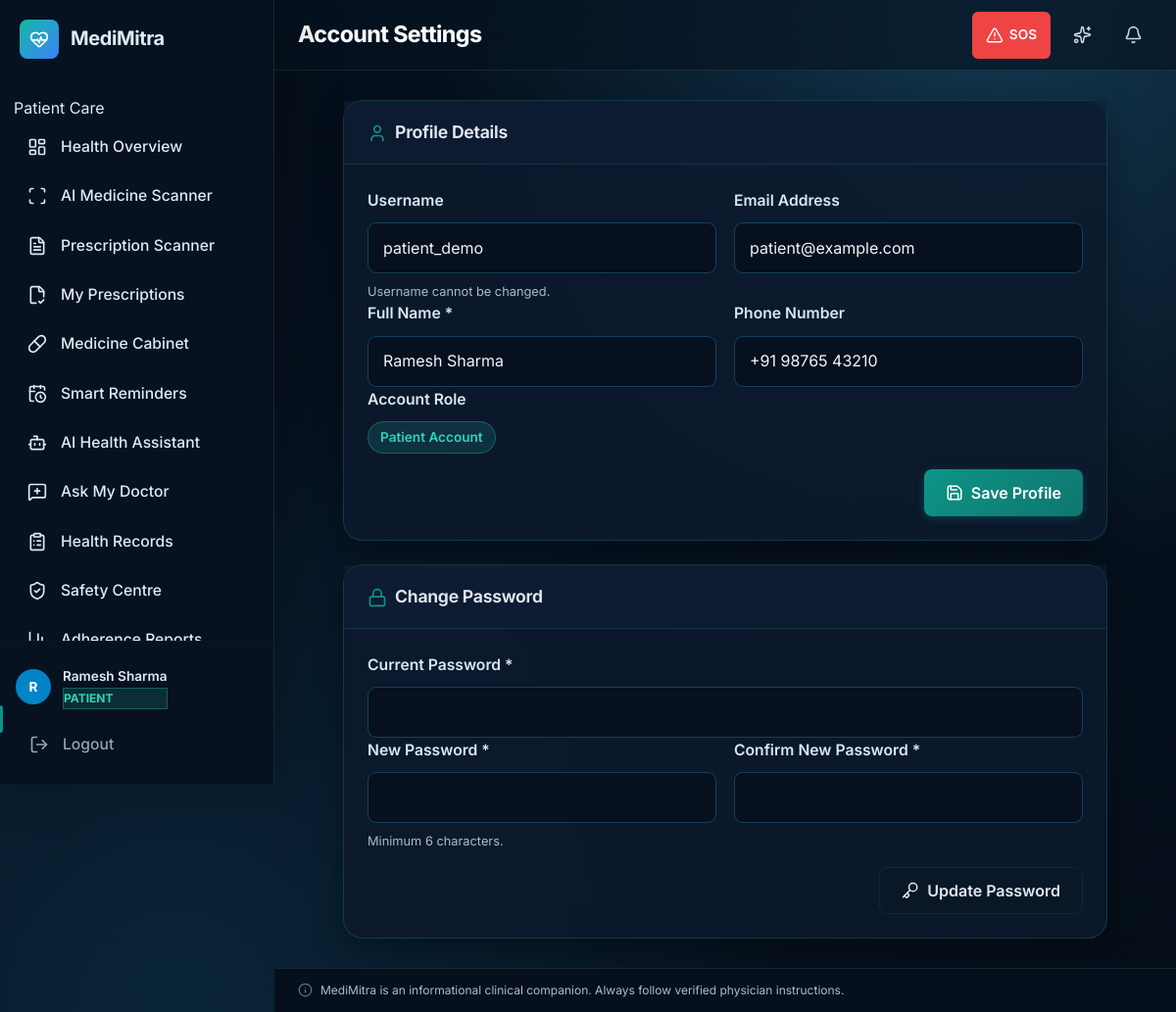
Page /settings (signed in) on the committed database.
### tables this page shows
CREATE TABLE users (
    id INTEGER PRIMARY KEY AUTOINCREMENT,
    username TEXT UNIQUE NOT NULL,
    email TEXT UNIQUE NOT NULL,
    password_hash TEXT NOT NULL,
    full_name TEXT NOT NULL,
    role TEXT NOT NULL DEFAULT 'patient',  -- 'patient' or 'caregiver'
    phone TEXT,
    created_at TIMESTAMP DEFAULT CURRENT_TIMESTAMP,
    updated_at TIMESTAMP DEFAULT CURRENT_TIMESTAMP
, is_active INTEGER DEFAULT 1, language TEXT DEFAULT en, auto_camera INTEGER DEFAULT 1);

### routes/auth.py (the view, shortened to what this page needs)
@auth_bp.route('/settings', methods=['GET', 'POST'])
@login_required
def settings():
    user = get_current_user()
    return render_template('settings.html', user=user)

### templates/settings.html (shortened to what this page needs)
{% extends "base.html" %}
{% block page_title %}Account Settings{% endblock %}
{% block content %}
<div style="max-width: 780px; margin: 0 auto; display:flex; flex-direction:column; gap: 24px;">
    <div class="card">
        <div class="card-header">
            <h3><i data-lucide="user" style="width:18px;height:18px;margin-right:6px;color:var(--primary-600)"></i> Profile Details</h3>
        </div>
        <div class="card-body">
            <form method="post" action="{{ url_for('auth.settings') }}">
                <div class="form-row">
                    <div class="form-group">
                        <label for="username">Username</label>
                        <input type="text" id="username" class="form-input" value="{{ user.username }}" disabled style="background: var(--gray-100); cursor: not-allowed;">
                        <small class="text-muted">Username cannot be changed.</small>
                    </div>
                    <div class="form-group">
                        <label for="email">Email Address</label>
                        <input type="email" id="email" class="form-input" value="{{ user.email }}" disabled style="background: var(--gray-100); cursor: not-allowed;">
                    </div>
                </div>
                <div class="form-row">
                    <div class="form-group">
                        <label for="full_name">Full Name *</label>
                        <input type="text" id="full_name" name="full_name" class="form-input" required value="{{ user.full_name }}">
                    </div>
                    <div class="form-group">
                        <label for="phone">Phone Number</label>
                        <input type="tel" id="phone" name="phone" class="form-input" placeholder="+1 (555) 000-0000" value="{{ user.phone or '' }}">
                    </div>
                </div>
                <div class="form-group">
                    <label>Account Role</label>
                    <div>
                        <span class="tag tag-info" style="font-size:0.85rem; padding:4px 12px; text-transform:capitalize;">
                            {{ user.role }} Account
                        </span>
                    </div>
                </div>
                <div style="display:flex; justify-content:flex-end; margin-top: 16px;">
                    <button type="submit" class="btn btn-primary">
                        <i data-lucide="save"></i>
                        <span>Save Profile</span>
                    </button>
                </div>
            </form>
        </div>
    </div>
    <div class="card">
        <div class="card-header">
            <h3><i data-lucide="lock" style="width:18px;height:18px;margin-right:6px;color:var(--primary-600)"></i> Change Password</h3>
        </div>
        <div class="card-body">
            <form method="post" action="{{ url_for('auth.settings') }}">
                <div class="form-group">
                    <label for="old_password">Current Password *</label>
                    <input type="password" id="old_password" name="old_password" class="form-input" required>
                </div>
                <div class="form-row">
                    <div class="form-group">
                        <label for="new_password">New Password *</label>
                        <input type="password" id="new_password" name="new_password" class="form-input" required minlength="6">
                        <small class="text-muted">Minimum 6 characters.</small>
                    </div>
                    <div class="form-group">
                        <label for="confirm_password">Confirm New Password *</label>
                        <input type="password" id="confirm_password" name="confirm_password" class="form-input" required minlength="6">
                    </div>
                </div>
                <div style="display:flex; justify-content:flex-end; margin-top: 16px;">
                    <button type="submit" class="btn btn-secondary">
                        <i data-lucide="key"></i>
                        <span>Update Password</span>
                    </button>
                </div>
            </form>
        </div>
    </div>
</div>
{% endblock %}

### templates/base.html (shortened to what this page needs)
<!DOCTYPE html>
<html lang="en">
<head>
    <link rel="stylesheet" href="{{ url_for('static', filename='css/style.css') }}">
    <link rel="stylesheet" href="{{ url_for('static', filename='css/responsive.css') }}">
</head>
<body>
    {% if current_user %}
    <aside class="sidebar" id="sidebar">
        <div class="sidebar-header">
            <div class="logo">
                <div class="logo-icon">
                    <i data-lucide="heart-pulse"></i>
                </div>
                <span class="logo-text">MediMitra</span>
            </div>
        </div>
        <nav class="sidebar-nav">
            <ul>
                {% if current_user.role == 'patient' %}
                <li class="nav-section-label"><span>Patient Care</span></li>
                <li><a href="{{ url_for('dashboard.index') }}" class="nav-link {% if request.endpoint == 'dashboard.index' %}active{% endif %}"><i data-lucide="layout-dashboard"></i><span>Health Overview</span></a></li>
                <li><a href="{{ url_for('scanner.medicine_scan') }}" class="nav-link {% if request.endpoint == 'scanner.medicine_scan' %}active{% endif %}"><i data-lucide="scan"></i><span>AI Medicine Scanner</span></a></li>
                <li><a href="{{ url_for('scanner.scan') }}" class="nav-link {% if request.endpoint == 'scanner.scan' %}active{% endif %}"><i data-lucide="file-text"></i><span>Prescription Scanner</span></a></li>
                <li><a href="{{ url_for('prescriptions.index') }}" class="nav-link {% if request.endpoint == 'prescriptions.index' %}active{% endif %}"><i data-lucide="file-check-2"></i><span>My Prescriptions</span></a></li>
                <li><a href="{{ url_for('medicines.index') }}" class="nav-link {% if request.endpoint and 'medicines' in request.endpoint %}active{% endif %}"><i data-lucide="pill"></i><span>Medicine Cabinet</span></a></li>
                <li><a href="{{ url_for('schedule.index') }}" class="nav-link {% if request.endpoint and 'schedule' in request.endpoint %}active{% endif %}"><i data-lucide="calendar-clock"></i><span>Smart Reminders</span></a></li>
                <li><a href="{{ url_for('assistant.index') }}" class="nav-link {% if request.endpoint and 'assistant' in request.endpoint %}active{% endif %}"><i data-lucide="bot"></i><span>AI Health Assistant</span></a></li>
                <li><a href="{{ url_for('queries.patient_queries') }}" class="nav-link "><i data-lucide="message-square-plus"></i><span>Ask My Doctor</span></a></li>
                <li><a href="{{ url_for('records.index') }}" class="nav-link {% if request.endpoint and 'records' in request.endpoint %}active{% endif %}"><i data-lucide="clipboard-list"></i><span>Health Records</span></a></li>
                <li><a href="{{ url_for('safety.index') }}" class="nav-link {% if request.endpoint and 'safety' in request.endpoint %}active{% endif %}"><i data-lucide="shield-check"></i><span>Safety Centre</span></a></li>
                <li><a href="{{ url_for('reports.index') }}" class="nav-link {% if request.endpoint and 'reports' in request.endpoint %}active{% endif %}"><i data-lucide="bar-chart-3"></i><span>Adherence Reports</span></a></li>
                {% elif current_user.role == 'pharmacist' %}
                <li class="nav-section-label"><span>Pharmacy</span></li>
                <li><a href="{{ url_for('pharmacy.index') }}" class="nav-link {% if request.endpoint and 'pharmacy' in request.endpoint %}active{% endif %}"><i data-lucide="store"></i><span>Pharmacy Overview</span></a></li>
                {% endif %}
            </ul>
        </nav>
        <div class="sidebar-footer">
            <div class="user-card">
                <div class="user-avatar" style="background: {% if current_user.role == 'doctor' %}#059669{% elif current_user.role == 'admin' %}#4f46e5{% elif current_user.role == 'caregiver' %}#d97706{% else %}#0284c7{% endif %}; color: white;">
                    {{ current_user.full_name[0] | upper }}
                </div>
                <div class="user-info">
                    <span class="user-name">{{ current_user.full_name }}</span>
                    <span class="user-role badge-role" style="font-size:0.75rem; text-transform:uppercase; font-weight:700; color:{% if current_user.role == 'doctor' %}#059669{% elif current_user.role == 'admin' %}#4f46e5{% elif current_user.role == 'caregiver' %}#d97706{% else %}#0284c7{% endif %};">
                        {{ current_user.role }}
                    </span>
                </div>
            </div>
            <a href="{{ url_for('auth.logout') }}" class="nav-link logout-link">
                <i data-lucide="log-out"></i>
                <span>Logout</span>
            </a>
        </div>
    </aside>
    <main class="main-content" id="mainContent">
        <header class="topbar">
            <div class="topbar-title">
                <h1>{% block page_title %}Dashboard{% endblock %}</h1>
            </div>
            <div class="topbar-actions" style="display:flex; align-items:center; gap:12px;">
                {% if current_user.role == 'patient' %}
                <form action="{{ url_for('dashboard.trigger_sos') }}" method="POST" onsubmit="return confirm('Trigger Emergency SOS to your designated emergency contact?');" style="margin:0;">
                    <button type="submit" class="btn" style="background:#ef4444; color:#fff; padding:6px 14px; font-size:0.85rem; border:none; border-radius:6px; display:flex; align-items:center; gap:6px; font-weight:600; cursor:pointer;">
                        <i data-lucide="alert-triangle" style="width:16px;height:16px;"></i>
                        <span>SOS</span>
                    </button>
                </form>
                {% endif %}
                <button type="button" class="icon-btn" onclick="playSplashAnimation(true)" title="Replay 3D Intro & Sound" aria-label="Replay 3D Intro">
                    <i data-lucide="sparkles"></i>
                </button>
                <button class="icon-btn" aria-label="Notifications">
                    <i data-lucide="bell"></i>
                </button>
            </div>
        </header>
        <div class="page-content">
            {% block content %}{% endblock %}
        </div>
        <footer class="disclaimer">
            <i data-lucide="info" style="width:14px;height:14px"></i>
            <span>MediMitra is an informational clinical companion. Always follow verified physician instructions.</span>
        </footer>
    </main>
    {% endif %}
</body>
</html>

### rows in the picture
users: full_name "R", full_name "Ramesh Sharma", role "PATIENT", username "patient_demo", email "patient@example.com", phone "+91 98765 43210", role "Patient"
